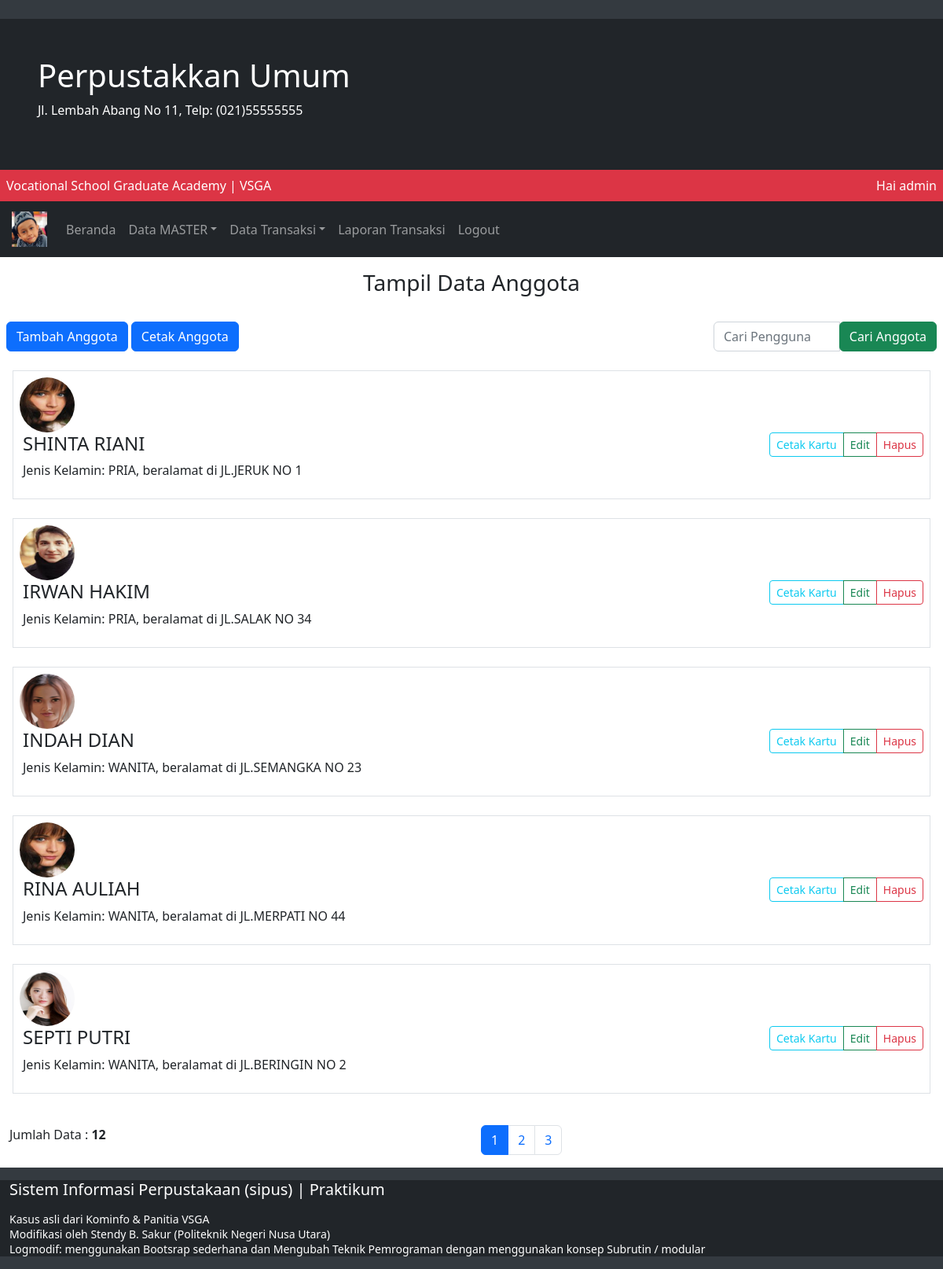
Screenshot of /index.php?p=anggota (signed in) with the database file from the repository.
### tables this page shows
CREATE TABLE `tbanggota` (
  `idanggota` varchar(5) NOT NULL,
  `nama` varchar(30) NOT NULL,
  `jeniskelamin` varchar(10) NOT NULL,
  `alamat` varchar(40) NOT NULL,
  `status` varchar(20) NOT NULL,
  `foto` varchar(50) NOT NULL
);

### modul/modul.php (the view, shortened to what this page needs)
<?php
function getConnection()
{
	$db = mysqli_connect(SERVER, USER, PASS, DATABASE, PORT);
	return $db;
}
function getPage ($get_page)
{
	$pages_dir = 'pages';
	if(!empty($get_page)){
		$pages=scandir($pages_dir,0);
		unset($pages[0],$pages[1]);
		$p=$get_page;
		if(in_array($p.'.php',$pages)){
			include($pages_dir.'/'.$p.'.php');
		}else{
			echo'Halaman Tidak Ditemukan';
		}
	}else{
		include($pages_dir . '/beranda.php');
	}
}
function getTampilAnggotaRev($pg, $req)
{
	$batas = 5;
	extract($pg);
	if(empty($hal)){
		$posisi = 0;
		$hal = 1;
		$nomor = 1;
	}else {
		$posisi = ($hal - 1) * $batas;
		$nomor = $posisi+1;
	}
	if($req == "POST")
	{
		$pencarian = trim(mysqli_real_escape_string(getConnection(), htmlentities($_POST['pencarian'], ENT_QUOTES)));
		if($pencarian != ""){
			$sql = "SELECT * FROM tbanggota WHERE nama LIKE '%$pencarian%'
					OR idanggota LIKE '%$pencarian%'
					OR jeniskelamin LIKE '%$pencarian%'
					OR alamat LIKE '%$pencarian%'";
			$query = $sql;
			$queryJml = $sql;
		} else {
			$query = "SELECT * FROM tbanggota LIMIT $posisi, $batas";
			$queryJml = "SELECT * FROM tbanggota";
			$no = $posisi * 1;
		}
	}else {
		$query = "SELECT * FROM tbanggota LIMIT $posisi, $batas";
		$queryJml = "SELECT * FROM tbanggota";
	}
	$q_tampil_anggota = mysqli_query(getConnection(), $query);
	if(mysqli_num_rows($q_tampil_anggota)>0)
	{
		while($r_tampil_anggota=mysqli_fetch_array($q_tampil_anggota))
		{
			if(empty($r_tampil_anggota['foto']) or ($r_tampil_anggota['foto']=='-'))
			{
				$newfoto = "admin-no-photo.jpg";
			}else{
				$newfoto = $r_tampil_anggota['foto'];
			}
			echo "<div class='media border p-2'>";
			echo "<img src=foto/$newfoto class='rounded-circle align-self-start mr-3' width=70px height=70px>";
			echo "<span class='badge badge-primary'>" . $nomor . "</span>&nbsp;";
			echo "<div class='media-body'>";
			echo "<div class='row'>";
			echo "<div class='col-sm py-0 px-3'>";
			echo "<h4>" . strtoupper($r_tampil_anggota['nama']). "</h4>";
			echo "<p>";
			echo "Jenis Kelamin: " .strtoupper($r_tampil_anggota['jeniskelamin']);
			echo ", beralamat di " . strtoupper($r_tampil_anggota['alamat']) ;
			echo "</p>";
			echo "</div>";
			echo "<div class='col-sm'>";
			echo "<div class='nav justify-content-end'>";
			echo "<div class='btn-group btn-group-sm'>";
			echo "<a href=pages/cetak_kartu.php?id=$r_tampil_anggota[idanggota]  target=_blank class='btn btn-outline-info' role='button'>Cetak Kartu</a>";
			echo "<a href=index.php?p=anggota-edit&id=$r_tampil_anggota[idanggota]&hal=$hal class='btn btn-outline-success' role='button'>Edit</a>";
			echo "<a href=proses/proses.php?id=$r_tampil_anggota[idanggota] onclick =\"return confirm ('Apakah Anda Yakin Akan Menghapus Data Ini?');\" class='btn btn-outline-danger' role='button'>Hapus</a>";
			echo "</div>";
			echo "</div>";
			echo "</div>";
			echo "</div>";
			echo "</div>";
			echo "</div>";
			echo "<br />";
			$nomor++;
		}
	}else {
		echo "Data Tidak Ditemukan";
	}
	echo "</div>";
	if(isset($_POST['pencarian']))
	{
		if($_POST['pencarian']!=''){
			echo "<div style=\"float:left;\">";
			$jml = mysqli_num_rows(mysqli_query(getConnection(), $queryJml));
			echo "Data Hasil Pencarian: <b>$jml</b>";
			echo "</div>";
		}
	}else{
		echo "<div class='container-fluid'>";
		echo "<div class='row'>";
		echo "<div class='col-sm'>";
		echo "<div class='text-left'>";
		$jml = mysqli_num_rows(mysqli_query(getConnection(), $queryJml));
		echo "Jumlah Data : <b>$jml</b>";
		echo "</div>";
		echo "</div>";
		echo "<div class='col-sm'>";
		echo "<div class='pagination'>";
		$jml_hal = ceil($jml/$batas);
		echo "<ul class='pagination float-right'>";
		for($i=1; $i<=$jml_hal; $i++){
			if($i != $hal){
				echo "<li class='page-item'>";
				echo "<a class='page-link' href=\"?p=anggota&hal=$i\">$i</a>";
			}else {
				echo "<li class='page-item active'>";
				echo "<a class='page-link'>$i</a>";
				echo "</li>";
			}
		}
		echo "</ul>";
		echo "</div>";
		echo "</div>";
		echo "</div>";
		echo "</div>";
	}
}

### index.php (shortened to what this page needs)
<?php
require_once "modul/modul.php";
?>
<!DOCTYPE html>
<html lang="eng">
<head>
	<link href="plugin/bootstrap-5.2.0/css/bootstrap.min.css" rel="stylesheet">
</head>
<body style="background-color:#343A40;">
	<div class="jumbotron bg-dark text-white mt-4 p-5 style="margin-top:0">
		<h1>Perpustakkan Umum</h1>
		<p>Jl. Lembah Abang No 11, Telp: (021)55555555</p>
	</div>
	<div class="container-fluid p-2 bg-danger text-white">
		Vocational School Graduate Academy | VSGA
		<div style="float:right">Hai <?php echo$_SESSION['sesi']; ?></div>
	</div>
	<nav class="navbar navbar-expand-sm bg-dark navbar-dark">
		<a class="navbar-brand" href="#">
			<img src="images/logo.jpeg" style="width:60px; padding-left:15px;"/>
		</a>
		<div class="collapse navbar-collapse" id="menuapp">
			<ul class="navbar-nav">
				<li class="nav-item">
					<a class="nav-link" href="index.php?p=beranda">Beranda</a>
				</li>
				<li class="nav-item dropdown">
					<a class="nav-link dropdown-toggle" href="#" role="button" id="navbardrop" data-bs-toggle="dropdown">Data MASTER</a>
				</li>
				<li class="nav-item dropdown">
					<a class="nav-link dropdown-toggle" href="#" role="button" id="navbardrop" data-bs-toggle="dropdown">Data Transaksi</a>
				</li>
				<li class="nav-item">
					<a class="nav-link" href="index.php?p=laporan">Laporan Transaksi</a>
				</li>
				<li class="nav-item">
					<a class="nav-link" href="logout.php">Logout</a>
				</li>
			</ul>
		</div>
	</nav>
	<div class="container-fluid p-0 bg-white">
		<?php
			if (isset($_GET['p'])) {
				getPage ($_GET['p']);
			}else{
				getPage ('beranda');
			}
		?>
	<div class="container-fluid p- bg-dark text-white">
		<p><h5>Sistem Informasi Perpustakaan (sipus) | Praktikum </h5></p>
		<p><h6><small>
		Kasus asli dari Kominfo & Panitia VSGA <br />
		Modifikasi oleh Stendy B. Sakur (Politeknik Negeri Nusa Utara) <br />
		Logmodif: menggunakan Bootsrap sederhana dan Mengubah Teknik Pemrograman dengan menggunakan konsep Subrutin / modular</small></h6></p>
	</div>
</body>
</html>

### pages/anggota.php (shortened to what this page needs)
<?php require_once "modul/modul.php"; ?>
<div class="container-fluid p-3 text-center">
	<h3>Tampil Data Anggota</h3>
</div>
<div class="container-fluid">
	<div class="row">
		<div class="col-sm-9 p-2">
			<button type="button" class="btn btn-primary" data-bs-toggle="modal" data-bs-target="#FormInputAnggota">Tambah Anggota</button>
			<div class="btn-group">
				<a href="pages/cetak.php" target="_blank" class="btn btn-primary">Cetak Anggota
				</a>
			</div>
		</div>
		<div class="col-sm-3 p-2">
			<div class="nav-sm justify-content-end">
			<form class="form-inline" method="POST">
			<div class="input-group">
  				<input type="text" class="form-control" name="pencarian" id="pencarian" placeholder="Cari Pengguna">
  				<div class="input-group-append">
    				<button class="btn btn-success" type="submit" name="submit">Cari Anggota</button>
  				</div>
			</div>
			</form>
			</div>
		</div>
	</div>
</div>
<div class="container-fluid p-3">
	<?php getTampilAnggotaRev($_GET, $_SERVER['REQUEST_METHOD']); ?>
</div>

### rows the page displays
tbanggota: foto (picture), nama "SHINTA RIANI", jeniskelamin "PRIA", alamat "JL.JERUK NO 1"
tbanggota: foto (picture), nama "IRWAN HAKIM", jeniskelamin "PRIA", alamat "JL.SALAK NO 34"
tbanggota: foto (picture), nama "INDAH DIAN", jeniskelamin "WANITA", alamat "JL.SEMANGKA NO 23"
tbanggota: foto (picture), nama "RINA AULIAH", jeniskelamin "WANITA", alamat "JL.MERPATI NO 44"
tbanggota: foto (picture), nama "SEPTI PUTRI", jeniskelamin "WANITA", alamat "JL.BERINGIN NO 2"

### other values shown
$_SESSION['sesi'] "admin"
$jml "12"
